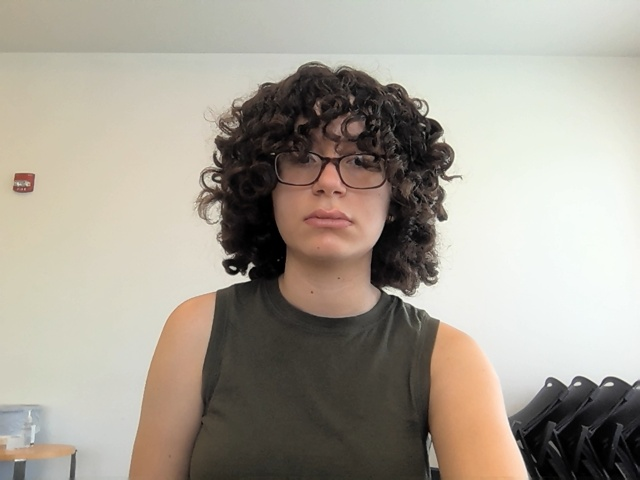
#> input picture bg-sub/frames/image0.jpg, 640 x 480 px, given in place of the camera
$ python delete.py
#> lines starting #> are read from the running program, lines starting #| are printed output that depends on the picture; after the words box and inside, x2 and y2 are one past the last pixel; in counts of white or black regions, pixels touching at a corner belong together
### bg-sub/preprocessing.py
import cv2 as cv

def preprocessing(img):
    # original phone camera dimensions = 4032 x 3024 (horizontal, no zoom)
    x_factor = 0.7
    y_factor = 0.7
    # new shape = 806 x 605
    img = cv.resize(img, None, fx=x_factor, fy=y_factor)

    # add denoising if needed
    #img = cv.bilateralFilter(img,9,75,75)
    #img = cv.fastNlMeansDenoisingColored(img, None, 3, 3, 7, 21)

    #img = cv.fastNlMeansDenoisingColored(img, None, h=3, hColor=3, templateWindowSize=7, searchWindowSize=21)
    return img

### bg-sub/delete.py
import cv2 as cv
import numpy
from preprocessing import preprocessing

class VideoObject:
    area = 0
    cnt = None
    features = []

    def __init__(self, area, cnt):
        self.area = area
        self.cnt = cnt
        # ADD SELF-DEFINING ATTRIBUTES

    def showBoundary(self, frame):
        x, y, w, h = cv.boundingRect(self.cnt)
        cv.rectangle(frame, (x, y), (x + w, y + h), (0, 255, 0), 2)
        cv.putText(frame, "Moving object", (x, y - 10), cv.FONT_HERSHEY_SIMPLEX, 0.5, (0, 255, 0), 2)

    def extractFeatures(orb, grayframe):
        kp, des = orb.detectAndCompute(grayframe, None)
        img_keypoints = cv.drawKeypoints(grayframe, kp, None, flags=cv.DRAW_MATCHES_FLAGS_DRAW_RICH_KEYPOINTS)
        cv.imshow("img", img_keypoints)
        cv.waitKey(0)

    def matchFeatures(prev, next):
        print()

    def defineMotion():
        print()


def bgsubtract(frame, bgsub, learn):
    blurred = cv.GaussianBlur(frame, (5, 5), 0)

    #0.01 usually
    fgmask = bgsub.apply(blurred, learningRate=learn)
    background_model = bgsub.getBackgroundImage()

    # make kernel bigger for less noise
    kernel = cv.getStructuringElement(cv.MORPH_ELLIPSE, (3,3))
    # open = erodes noise & dilates foreground
    fgmask = cv.morphologyEx(fgmask, cv.MORPH_OPEN, kernel, iterations=2)
    # close = fills in holes within foreground
    fgmask = cv.morphologyEx(fgmask, cv.MORPH_CLOSE, kernel, iterations=2)

    return fgmask, background_model

def findObjects(fgmask, frame_gray):
    contours, __ = cv.findContours(fgmask, cv.RETR_EXTERNAL, cv.CHAIN_APPROX_NONE)
    cv.drawContours(frame_gray, contours, -1, (0,255,0), 3)
    return contours

def defineObjects(contours):
    object_list = []

    def match():
        print()
    for cnt in contours:
        area = cv.contourArea(cnt)
        if area > 500:  # Filter small noise
            # where boundingRect -> putText used to be
            moving_object = VideoObject(area, cnt)
            object_list.append(moving_object)

    return object_list


cam = cv.VideoCapture(0)


bgsub = cv.createBackgroundSubtractorMOG2(history=20, varThreshold=50, detectShadows=True)

ret, initial = cam.read(0)
#> initial is the input picture: shape (480, 640, 3); mean B, G, R 148.5, 159.8, 166.4
initial_mask, background = bgsubtract(initial, bgsub, 1.0)
#> in bgsubtract, `fgmask = bgsub.apply(blurred, learningRate=learn)`:
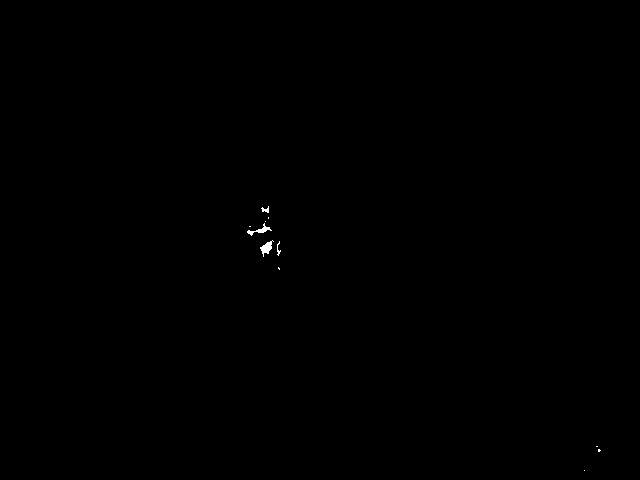
#> fgmask: shape (480, 640); values 127 (black) and 255 (white), 0.09% white; 11 white regions (7 under 20 px), largest, box (x1, y1, x2, y2) and area: (260, 240, 274, 257) 104, (247, 223, 272, 236) 91, (261, 206, 269, 213) 30, (277, 241, 281, 256) 25
#> in bgsubtract, `fgmask = cv.morphologyEx(fgmask, cv.MORPH_OPEN, kernel, iterations=2)`: fgmask: shape (480, 640); values 127 (black) and 255 (white), 0.04% white; 2 white regions, box (x1, y1, x2, y2) and area: (260, 242, 272, 253) 87, (260, 226, 268, 233) 33
"""
feature_params = dict( maxCorners = 100,
                       qualityLevel = 0.3,
                       minDistance = 7,
                       blockSize = 7 )
lk_params = dict( winSize  = (15, 15),
                  maxLevel = 2,
                  criteria = (cv.TERM_CRITERIA_EPS | cv.TERM_CRITERIA_COUNT, 10, 0.03))
color = np.random.randint(0, 255, (100, 3))

ret, old_frame = cam.read()
old_frame = preprocessing(old_frame)
"""
#old_gray = cv.cvtColor(old_frame, cv.COLOR_BGR2GRAY)
#p0 = cv.goodFeaturesToTrack(old_gray, mask = None, **feature_params)
# Create a mask image for drawing purposes
#mask = np.zeros_like(old_frame)
while cam.isOpened():
    ret, frame = cam.read()
    if not ret:
        print("Can't read frame")
    frame = preprocessing(frame)

    frame_gray = cv.cvtColor(frame, cv.COLOR_BGR2GRAY)
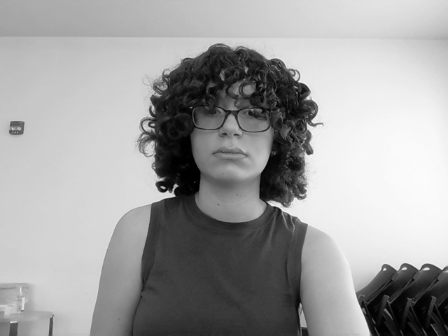
#> frame_gray: shape (336, 448); min 0, max 251, mean 160.4
    fgmask, background = bgsubtract(frame, bgsub, 0)
#> in bgsubtract (call 2), `fgmask = bgsub.apply(blurred, learningRate=learn)`: fgmask: shape (336, 448); values 127 (black) and 255 (white), 0.07% white; 6 white regions (4 under 20 px), largest, box (x1, y1, x2, y2) and area: (183, 169, 191, 178) 48, (179, 157, 190, 163) 28
#> in bgsubtract (call 2), `fgmask = cv.morphologyEx(fgmask, cv.MORPH_OPEN, kernel, iterations=2)`: fgmask: shape (336, 448); values 127 (black) and 255 (white), 0.03% white; 1 white region
    contours = findObjects(fgmask, frame_gray)
#> in findObjects, `contours, __ = cv.findContours(fgmask, cv.RETR_EXTERNAL, cv.CHAIN_APPR..`: contours = 1 contour; box (x1, y1, x2, y2) and area: (0, 0, 448, 336) 149745
#> in findObjects, `cv.drawContours(frame_gray, contours, -1, (0,255,0), 3)`:
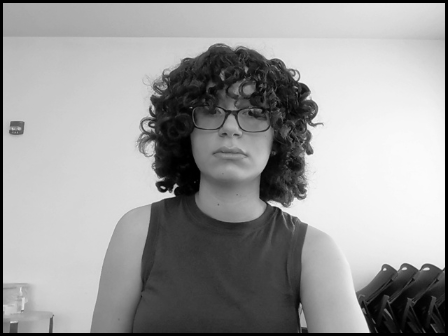
#> frame_gray: shape (336, 448); 3.1% of pixels changed, all inside (x1, y1, x2, y2) = (0, 0, 448, 336)

    object_list = defineObjects(contours)
#> the loop in defineObjects, `for cnt in contours:` made 1 pass
#> area on pass 1: 149745
#> after the loop in defineObjects, `for cnt in contours:`: object_list = 1 item
#> object_list = 1 item
    num = 1
    for i in object_list:
        i.showBoundary(frame)
        print(f"Object #{num}")
        num +=1
#> this loop made 1 pass
#> (x in showBoundary, y in showBoundary, w in showBoundary, h in showBoundary, num) on pass 1: (0, 0, 448, 336, 2)
#| Object #1
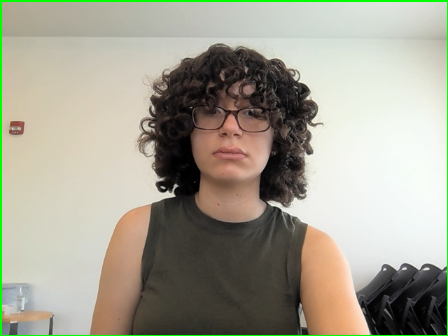
#> frame: shape (336, 448, 3); mean of channels 0, 1, 2 145.9, 161, 163.6; drawn as B, G, R
#> after the loop, num = 2

    cv.imshow("video", fgmask)

    if cv.waitKey(1) & 0xFF == ord('q'):
#> (key q is pressed here)
        break
    elif cv.waitKey(30)  == ord('s'):
        filename = "frames/image" + str(current) + ".jpg"
        cv.imwrite(filename, frame)
        print("Image saved\n")
        current += 1
    elif frame is None:
        break

    old_gray = frame_gray.copy()
    # [4 lines of commented-out code are left out]
cam.release()
